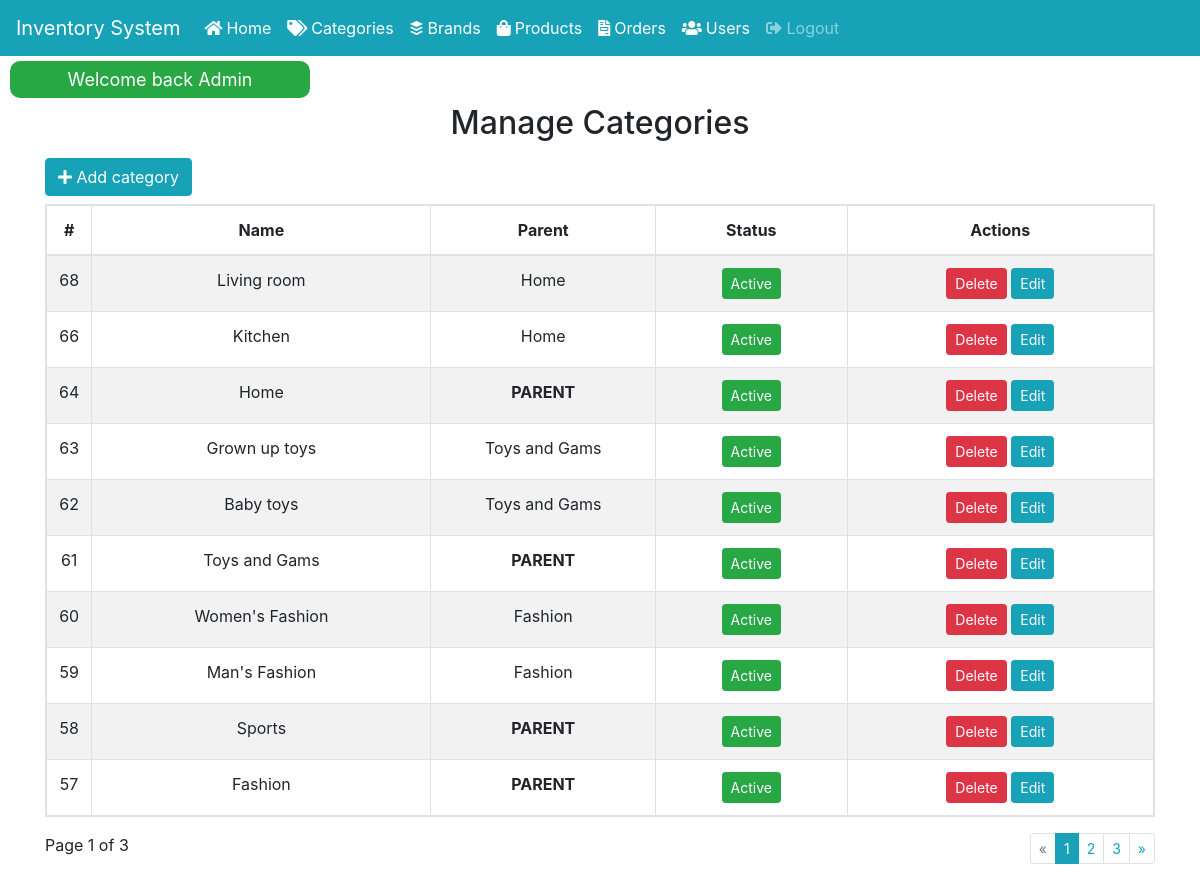
Screenshot of /manage_categories.php (signed in) with the database file from the repository.
### tables this page shows
CREATE TABLE `categories` (
  `id` int(11) NOT NULL,
  `parent_category` int(11) NOT NULL,
  `category_name` varchar(255) NOT NULL,
  `category_status` enum('0','1') NOT NULL DEFAULT '1'
);

### manage_categories.php (the view, shortened to what this page needs)
<?php
require_once 'includes/templates/header.php';
require_once 'includes/classes/Database.php';
$getAllWithPagination = new Database();
$table = 'categories';
$sql ='SELECT p.id, p.category_name, c.category_name as category_parent, p.category_status FROM categories p LEFT JOIN categories c ON p.parent_category = c.id ORDER BY id DESC';
$pagination = $getAllWithPagination->getAllResultWithPagination('manage_categories',$table, $sql);
?>
<div class="container my-5">
            <h2 class="text-center mt-5 mb-3">Manage Categories</h2>
            <a href="#!" class="btn btn-info mb-2" data-toggle="modal" data-target="#add_category"><i class="fas fa-plus"></i>&nbsp;Add category</a>
            <table class="table table-striped table-hover table-bordered text-center table-responsive">
                <thead>
                <tr>
                    <th style="width: 45px">#</th>
                    <th style="width: 340px !important; min-width: 125px !important;">Name</th>
                    <th style="width: 225px !important; min-width: 98px !important;">Parent</th>
                    <th style="width: 192px !important; min-width: 83px !important;">Status</th>
                    <th style="width: 307px !important; min-width: 133px !important;">Actions</th>
                </tr>
                </thead>
                <tbody>
                <?php foreach ($pagination['sql_result'] as $r):?>
                    <tr>
                        <td><?php echo $r['id']?></td>
                        <td><?php echo $r['category_name']?></td>
                        <td><?php
                            if (empty($r['category_parent'])){
                                echo '<strong>PARENT</strong>';
                            }else{
                                echo $r['category_parent'];
                            }
                            ?>
                        </td>
                        <td><a class="btn btn-sm btn-success" href="#">Active</a></td>
                        <td>
                            <button class="btn btn-sm btn-danger delete-category" data-cid="<?php echo $r['id']?>">Delete</button>
                            <button class="btn btn-sm btn-info edit-category" data-toggle="modal" data-target="#edit_category" data-cid="<?php echo $r['id']?>">Edit</button>
                        </td>
                    </tr>
                <?php endforeach;?>
                </tbody>
            </table>
            <div class="float-left">
                Page <?php echo $pagination['page']?> of <?php echo $pagination['total_pages']?>
            </div>
            <div class="float-right">
                <nav aria-label="Page navigation example">
                    <ul class="pagination pagination-sm">
                        <?php echo $pagination['pagination']?>
                    </ul>
                </nav>
            </div>
</div>
<?php require_once 'includes/templates/footer.php'?>

### rows the page displays
categories: id "68", category_name "Living room", categories.category_name "Home"
categories: id "66", category_name "Kitchen", categories.category_name "Home"
categories: id "64", category_name "Home", shows "PARENT"
categories: id "63", category_name "Grown up toys", categories.category_name "Toys and Gams"
categories: id "62", category_name "Baby toys", categories.category_name "Toys and Gams"
categories: id "61", category_name "Toys and Gams", shows "PARENT"
categories: id "60", category_name "Women's Fashion", categories.category_name "Fashion"
categories: id "59", category_name "Man's Fashion", categories.category_name "Fashion"
categories: id "58", category_name "Sports", shows "PARENT"
categories: id "57", category_name "Fashion", shows "PARENT"

### other values shown
$_SESSION['notify_message'] "Welcome back Admin"
$pagination['page'] "1"
$pagination['total_pages'] "3"
$totalPages "3"
